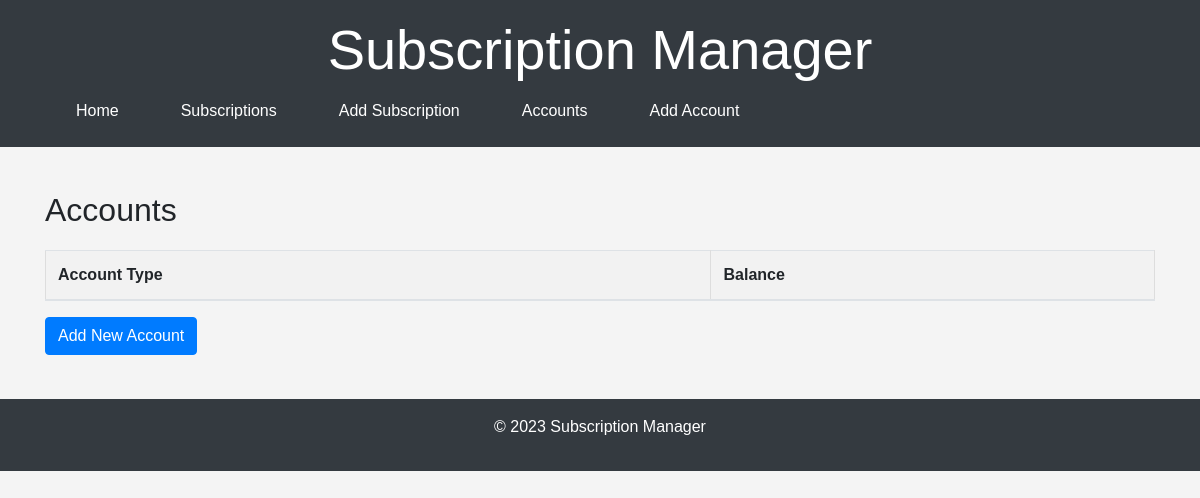
The page /accounts/ on the database as committed earlier.
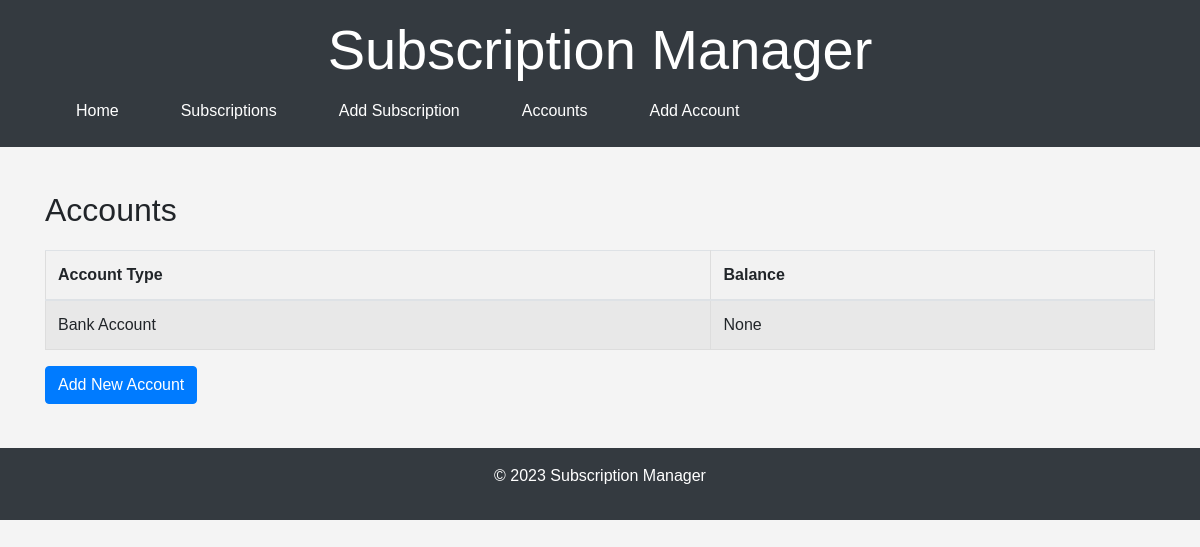
The same page on the database as committed later.
### models.py (models this page shows)
class Account(Base):
    __tablename__ = "accounts"
    id = Column(Integer, primary_key=True, index=True)
    account_name = Column(String)
    account_type = Column(String)
    balance = Column(Integer)
    subscriptions = relationship("Subscription", back_populates="account")

### main.py (the view)
@app.get("/accounts/")
def read_accounts(request: Request, db: Session = Depends(get_db)):
    try:
        accounts = crud.get_accounts(db)
        return templates.TemplateResponse("accounts.html", {"request": request, "accounts": accounts})
    except Exception as e:
        logging.error(f"Error fetching accounts data: {e}")
        raise HTTPException(status_code=500, detail="Internal Server Error")

### Templates/accounts.html
{% extends "base.html" %}
{% block content %}
<h2>Accounts</h2>
<table class="table table-striped">
    <thead>
        <tr>
            <th>Account Type</th>
            <th>Balance</th>
        </tr>
    </thead>
    <tbody>
        {% for account in accounts %}
        <tr>
            <td>{{ account.account_type }}</td>
            <td>{{ account.balance }}</td>
        </tr>
        {% endfor %}
    </tbody>
</table>
<a href="/accounts/add/" class="btn btn-primary">Add New Account</a>
{% endblock %}

Rows that differ between the two databases and show on the page:
added Account: account_type "Bank Account", balance "None"
